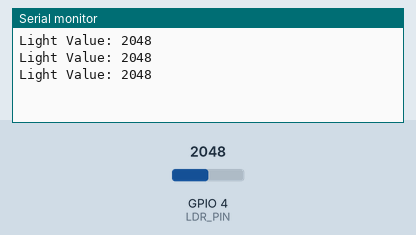
This sketch was run on a simulated ESP32. Parts: the last lines printed to the serial monitor. The inputs (shaded band) are chosen by the test bench; at power-on: GPIO 4 (LDR_PIN) = 2048.

Above: at 1.3 s.
1.4 s: GPIO 4 (LDR_PIN) set to 2866
At 1.9 s:
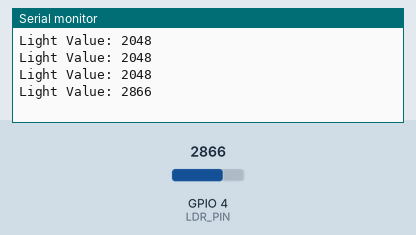
2.9 s: GPIO 4 (LDR_PIN) set to 3603
At 3.4 s:
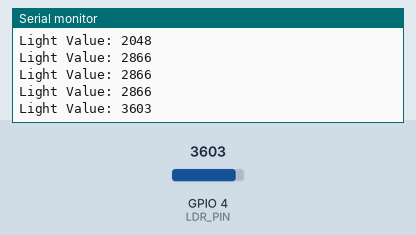
Timing chart, 0 to 5.9 s (numbered marks = the images above; inputs shaded):
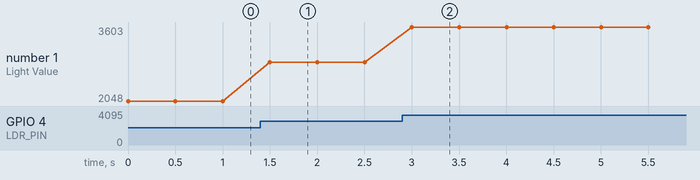

Measured:
- after the input at 1.4 s, the serial monitor: prints a new line after 0.10 s (image 1)
- after the input at 2.9 s, the serial monitor: prints a new line after 0.10 s (image 2)
- plotted number 1: 2048 → 2866 after the input at 1.4 s, 2866 → 3603 after the input at 2.9 s

The sketch:

LDR-ESP32_WROOM.ino
```cpp
/*
 *     Maker      : DIYSensors
 *     Project    : LDR ESP32 WROOM
 *     Version    : 0.1
 *     Date       : 03-2025
 *     Programmer : Ap Matteman
 *
 *     Library    : None
 *
 *     BOARD      : ESP32-WROOM-DA Module
 *
 */

 #define LDR_PIN 4

void setup() {
  Serial.begin(115200);
}

void loop() {
  int iLightValue = analogRead(LDR_PIN);

  Serial.print("Light Value: ");
  Serial.println(iLightValue);

  delay(500);

}
```
